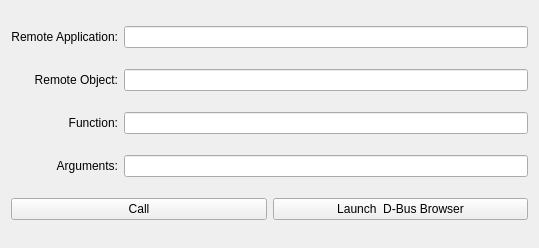
<ui version="4.0" >
 <class>DbusActionWidget</class>
 <widget class="QWidget" name="DbusActionWidget" >
  <property name="geometry" >
   <rect>
    <x>0</x>
    <y>0</y>
    <width>539</width>
    <height>248</height>
   </rect>
  </property>
  <layout class="QHBoxLayout" name="horizontalLayout" >
   <item>
    <layout class="QGridLayout" name="gridLayout" >
     <item row="0" column="0" >
      <widget class="QLabel" name="applicationLabel" >
       <property name="text" >
        <string>Remote Application:</string>
       </property>
       <property name="alignment" >
        <set>Qt::AlignRight|Qt::AlignTrailing|Qt::AlignVCenter</set>
       </property>
       <property name="buddy" >
        <cstring>application</cstring>
       </property>
      </widget>
     </item>
     <item row="1" column="0" >
      <widget class="QLabel" name="objectLabel" >
       <property name="text" >
        <string>Remote Object:</string>
       </property>
       <property name="alignment" >
        <set>Qt::AlignRight|Qt::AlignTrailing|Qt::AlignVCenter</set>
       </property>
       <property name="buddy" >
        <cstring>object</cstring>
       </property>
      </widget>
     </item>
     <item row="2" column="0" >
      <widget class="QLabel" name="functionLabel" >
       <property name="text" >
        <string>Function:</string>
       </property>
       <property name="alignment" >
        <set>Qt::AlignRight|Qt::AlignTrailing|Qt::AlignVCenter</set>
       </property>
       <property name="buddy" >
        <cstring>function</cstring>
       </property>
      </widget>
     </item>
     <item row="3" column="0" >
      <widget class="QLabel" name="argumentsLabel" >
       <property name="text" >
        <string>Arguments:</string>
       </property>
       <property name="alignment" >
        <set>Qt::AlignRight|Qt::AlignTrailing|Qt::AlignVCenter</set>
       </property>
       <property name="buddy" >
        <cstring>arguments</cstring>
       </property>
      </widget>
     </item>
     <item row="3" column="1" >
      <widget class="KLineEdit" name="arguments" />
     </item>
     <item row="2" column="1" >
      <widget class="KLineEdit" name="function" />
     </item>
     <item row="1" column="1" >
      <widget class="KLineEdit" name="object" />
     </item>
     <item row="0" column="1" >
      <widget class="KLineEdit" name="application" />
     </item>
     <item row="4" column="0" colspan="2" >
      <layout class="QHBoxLayout" name="horizontalLayout_2" >
       <item>
        <widget class="QPushButton" name="execButton" >
         <property name="text" >
          <string>Call</string>
         </property>
        </widget>
       </item>
       <item>
        <widget class="QPushButton" name="launchButton" >
         <property name="text" >
          <string>Launch  D-Bus Browser</string>
         </property>
        </widget>
       </item>
      </layout>
     </item>
    </layout>
   </item>
  </layout>
 </widget>
 <customwidgets>
  <customwidget>
   <class>KLineEdit</class>
   <extends>QLineEdit</extends>
   <header>klineedit.h</header>
  </customwidget>
 </customwidgets>
 <tabstops>
  <tabstop>application</tabstop>
  <tabstop>object</tabstop>
  <tabstop>function</tabstop>
  <tabstop>arguments</tabstop>
  <tabstop>execButton</tabstop>
  <tabstop>launchButton</tabstop>
 </tabstops>
 <resources/>
 <connections/>
</ui>
